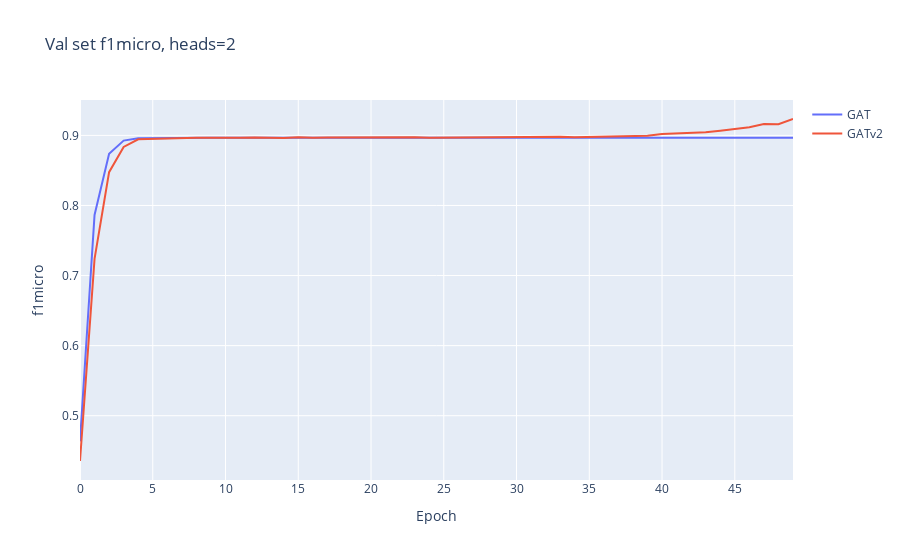
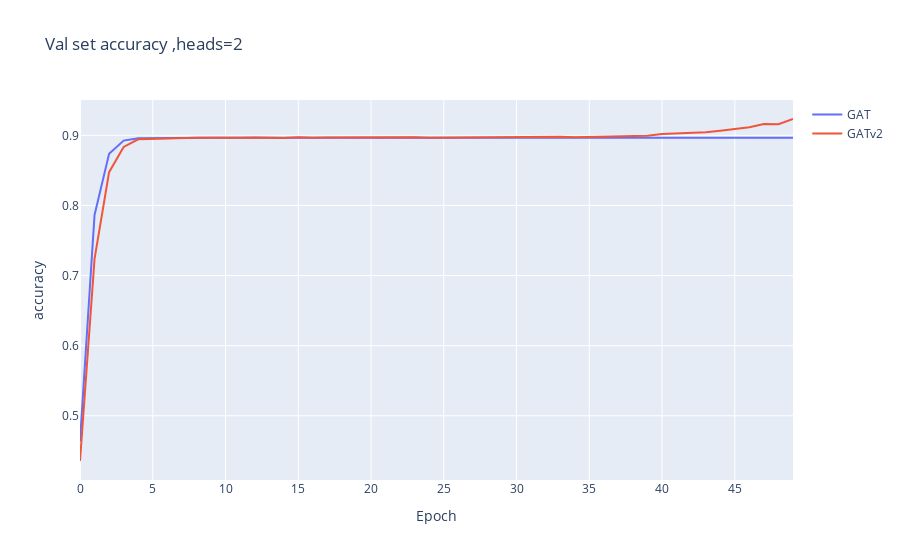
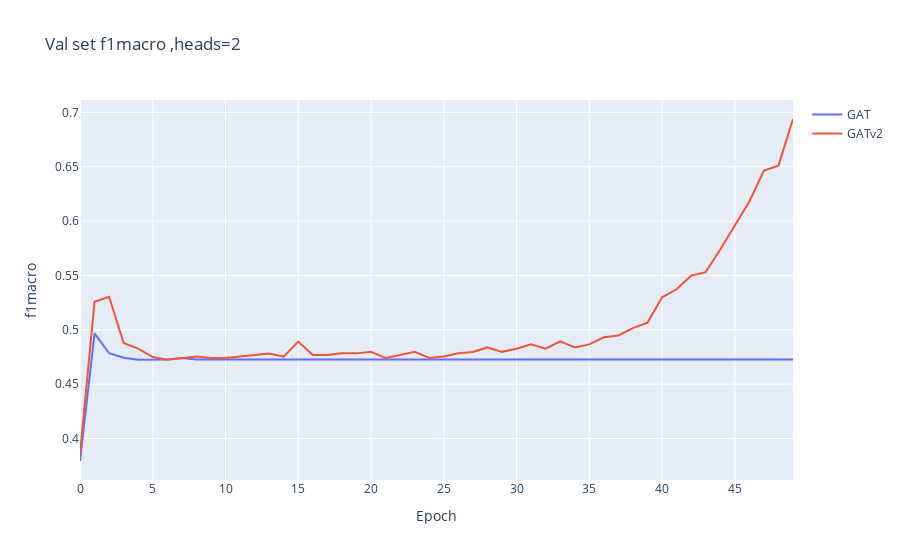
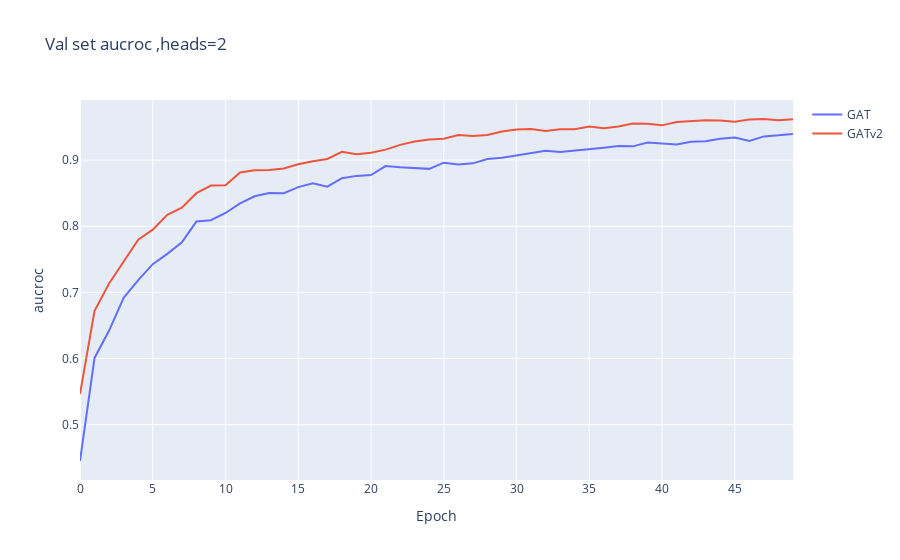

Here is the notebook cell these charts were saved with, in order:
### Code cell
# Compare GAT vs GATv2 with 2 heads, prebuilt PyGs models 
plot_training_comp([mmGATprebuilt,mmGATv2prebuilt], ["GAT" ,"GATv2" ],"f1micro",title="Val set f1micro, heads=2")  
plot_training_comp([mmGATprebuilt,mmGATv2prebuilt], ["GAT" ,"GATv2" ],"accuracy",title="Val set accuracy ,heads=2")
plot_training_comp([mmGATprebuilt,mmGATv2prebuilt], ["GAT" ,"GATv2" ],"f1macro",title="Val set f1macro ,heads=2")
plot_training_comp([mmGATprebuilt,mmGATv2prebuilt], ["GAT" ,"GATv2" ],"aucroc",title="Val set aucroc ,heads=2")  
plot_training_comp([mmGATprebuilt,mmGATv2prebuilt], ["GAT" ,"GATv2" ],"recall",title="Val set recall ,heads=2")  
plot_training_comp([mmGATprebuilt,mmGATv2prebuilt], ["GAT" ,"GATv2" ],"precision",title="Val set precision ,heads=2")
